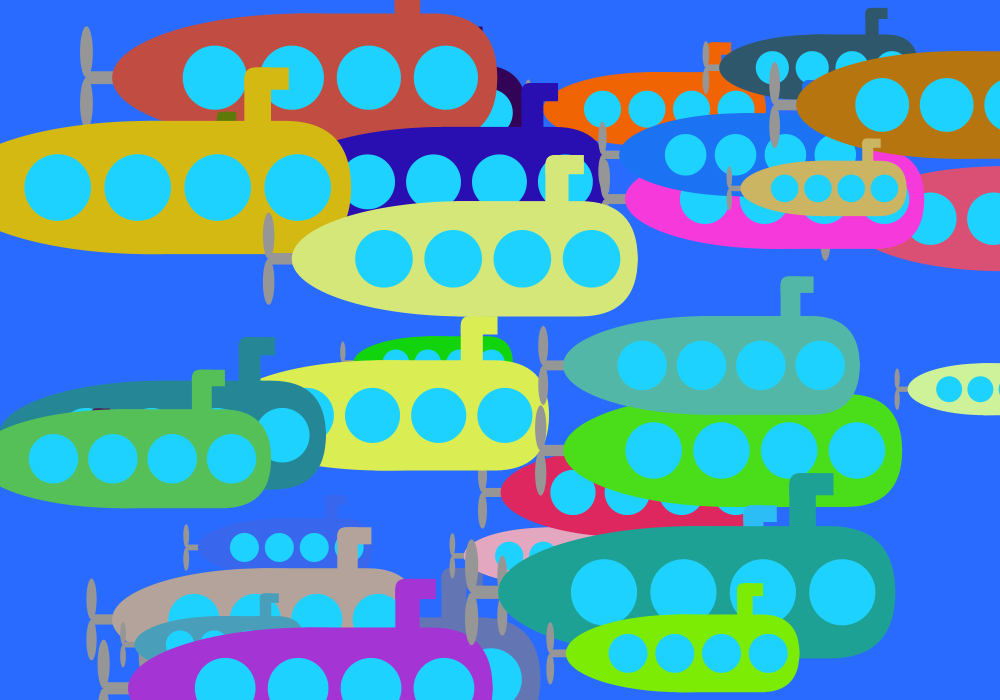
Frame 1 (no input)
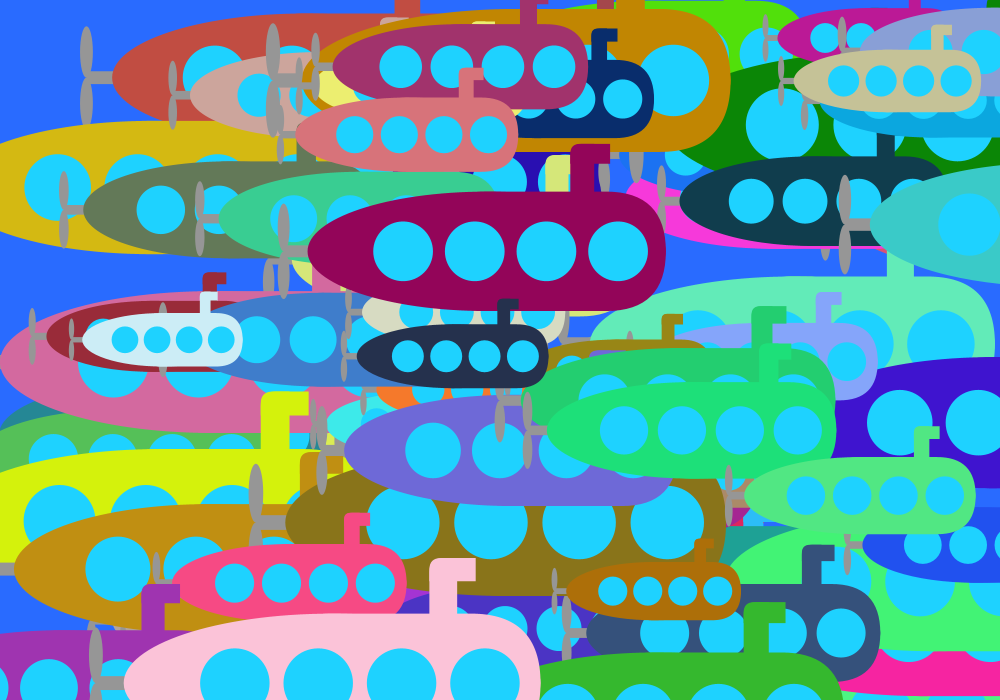
Frame 60 (the mouse pressed at the canvas centre just before this capture)
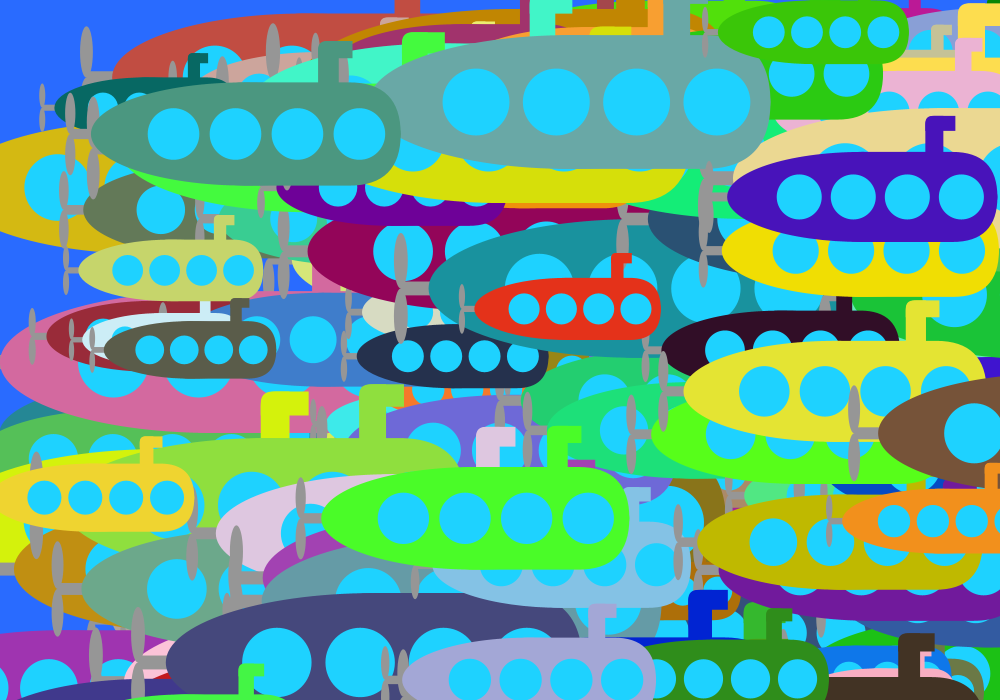
Frame 120 (the mouse held since frame 60 and released just before this capture)

The Processing sketch that drew these frames (run headless with seeded random() and noise(); from frame 60 on, the mouse is pressed at the canvas centre):

// Processing sketch: Submarine
// ── Submarine.pde
void setup(){
  size(1000, 700);
  noStroke();
  background(random(25, 50), random(75, 200), 255);
  int subNum = 30;
  for(int i = 0; i < subNum; i++){
    drawSub(new PVector(random(width), random(height)), new PVector(random(255), random(255), random(255)), random(100, 300));
  }
}

void draw() {
  drawSub(new PVector(random(width), random(height)), new PVector(random(255), random(255), random(255)), random(100, 300));
}

void drawSub(PVector pos, PVector subColor, float size){
  //Draw propellers
  fill(150);
  rect(pos.x - size/2 + size/10, pos.y + size * .225, size * -.2, size * .05);
  ellipse(pos.x - size/2 - size/10, pos.y + size/4 - size/10, size/20, size/5);
  ellipse(pos.x - size/2 - size/10, pos.y + size/4 + size/10, size/20, size/5);
  
  //Draw submarine body
  fill(subColor.x, subColor.y, subColor.z);
  rect(pos.x, pos.y, size, size/2, size/4, size/4, size/4, size/4);
  ellipse(pos.x + size/4, pos.y + size/4, size * 1.5, size/2);
  rect(pos.x + size * .6, pos.y - size/5, size/10, size/4, size/10, 0, 0, 0);
  rect(pos.x + size * .6, pos.y - size/5, size/6, size/12, size/10, 0, 0, 0);
  
  //Draw windows
  fill(30, 210, 255);
  circle(pos.x + size * .8, pos.y + size/4, size/4);
  circle(pos.x + size * .5, pos.y + size/4, size/4);
  circle(pos.x + size * .2, pos.y + size/4, size/4);
  circle(pos.x - size * .1, pos.y + size/4, size/4);
}
